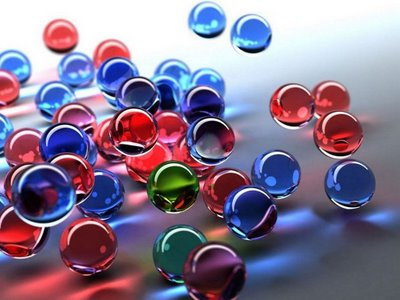
//> input picture DIP/Prewitt/test.bmp, 400 x 300 px
$ ./Prewitt   (built with g++ and OpenCV 4)
//> lines starting //> are read from the running program, lines starting //| are printed output that depends on the picture
#include <opencv2/highgui/highgui.hpp>
#include <iostream>

#include <opencv2/imgproc/imgproc.hpp>
using namespace cv;
using namespace std;
void Prewitt(Mat);
Mat Gray(Mat);
int main()
{
Mat image = imread("C:/Users/Manoj/Desktop/AnoopDIP/DIP/Prewitt/test.bmp");
//> image is the input picture: 300 rows x 400 cols, CV_8UC3; mean B, G, R 144.6, 120.1, 134.2
if (image.empty()) {
    cout << "Cannot open image!" << endl;
    return 1;
  }
Prewitt(image);
waitKey(0);
}

void Prewitt(Mat img){
int height=img.rows;
//> height = 300
int width=img.cols;
//> width = 400
Mat grayimg=Gray(img);
Mat imgSibelR(height,width,CV_8UC1,Scalar(255));
int m,n;
m=n=0;
for(int i=1;i<height-1;i++){
    for(int j=1;j<width-1;j++){

          int r1= ((int)grayimg.at<uchar>(i-1,j-1))*(-1)+((int)grayimg.at<uchar>(i-1,j))*(0)+((int)grayimg.at<uchar>(i-1,j+1))*(1);
          int r2= ((int)grayimg.at<uchar>(i,j-1))*(-1)+((int)grayimg.at<uchar>(i,j))*(0)+((int)grayimg.at<uchar>(i,j+1))*(1);
          int r3= ((int)grayimg.at<uchar>(i+1,j-1))*(-1)+((int)grayimg.at<uchar>(i+1,j))*(0)+((int)grayimg.at<uchar>(i+1,j+1))*(1);

          int r4= ((int)grayimg.at<uchar>(i-1,j-1))*(-1)+((int)grayimg.at<uchar>(i-1,j))*(-1)+((int)grayimg.at<uchar>(i-1,j+1))*(-1);
          int r5= ((int)grayimg.at<uchar>(i,j-1))*(0)+((int)grayimg.at<uchar>(i,j))*(0)+((int)grayimg.at<uchar>(i,j+1))*(0);
          int r6= ((int)grayimg.at<uchar>(i+1,j-1))*(1)+((int)grayimg.at<uchar>(i+1,j))*(1)+((int)grayimg.at<uchar>(i+1,j+1))*(1);
          int sumx=r1+r2+r3;
          int sumy=r4+r5+r6;

       grayimg.at<uchar>(i-1, j-1)=sqrt(sumx*sumx+sumy*sumy);
    }

}

imwrite("C:/Users/Manoj/Desktop/AnoopDIP/DIP/Prewitt/Prewitt.bmp",grayimg);
namedWindow( "Show", CV_WINDOW_AUTOSIZE );
imshow("Show",grayimg);
waitKey(0);
}

Mat Gray(Mat img){
int height=img.rows;
//> height = 300
int width=img.cols;
//> width = 400
Mat imgR(height,width,CV_8UC1,Scalar(255));
int m,n;
m=n=0;
for(int i=0;i<height;i++){
    for(int j=0;j<width;j++){
            Vec3b intensity = img.at<Vec3b>(i, j);
    int blue = intensity.val[0];
int green = intensity.val[1];
int red = intensity.val[2];

       imgR.at<uchar>(m, n++)=(red+green+blue)/3;
    }
    m++;
    n=0;
 }
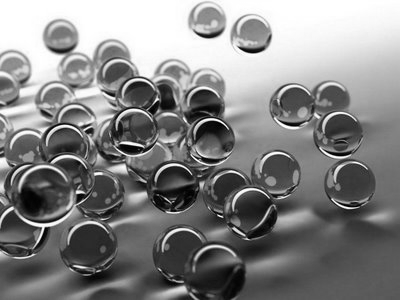
//> imgR: 300 rows x 400 cols, CV_8UC1; min 0, max 255, mean 132.7
//> after the loop, n = 0; m = 300
//> in Prewitt, `imwrite("C:/Users/Manoj/Desktop/AnoopDIP/DIP/Prewitt/Prewitt.bmp",gray..`:
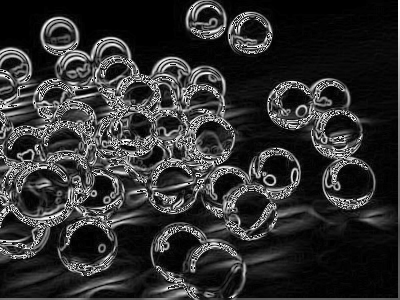
//> saved as Prewitt.bmp: 300 rows x 400 cols, CV_8UC1; min 0, max 255, mean 48.2
 imwrite("C:/Users/Manoj/Desktop/AnoopDIP/DIP/Prewitt/PrewittBW.jpg",imgR);
return imgR;
}
